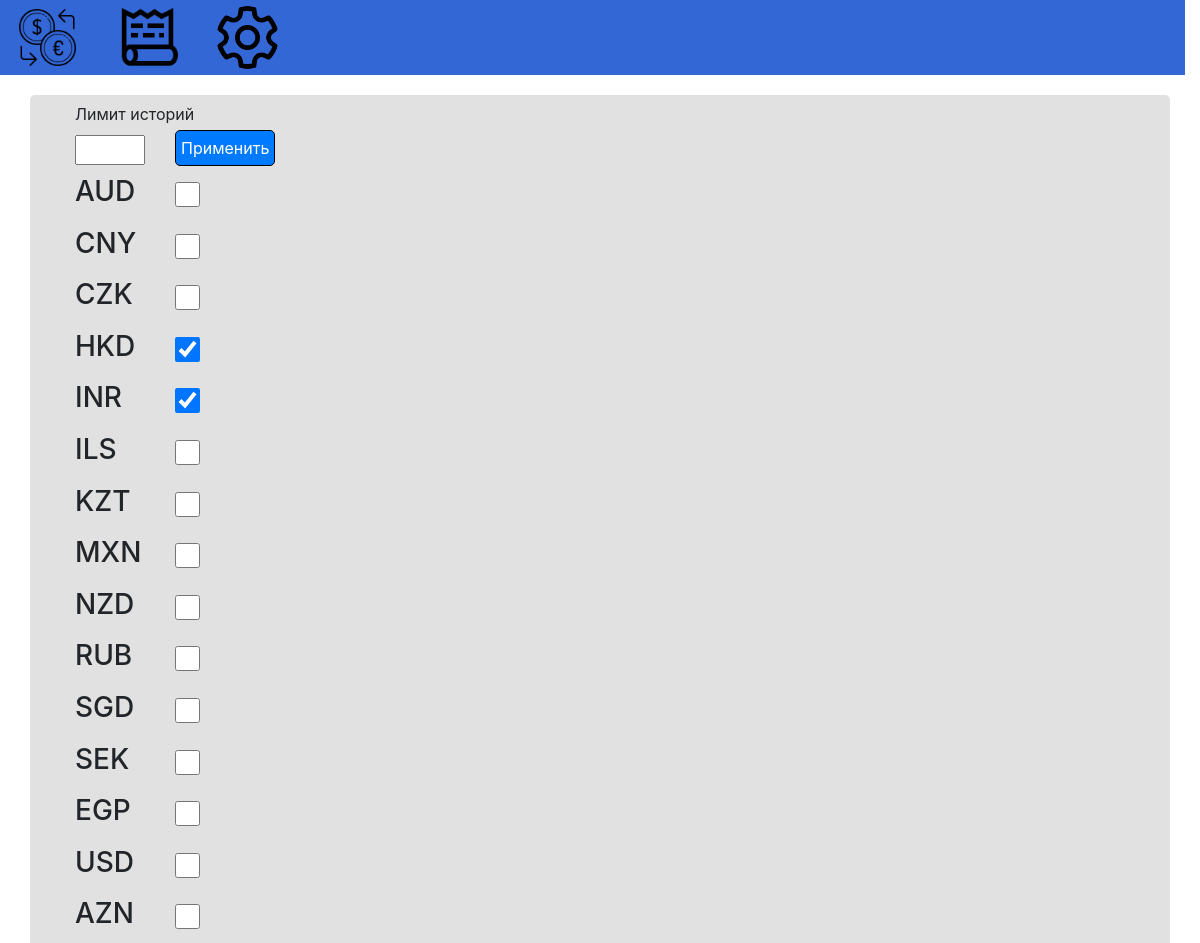
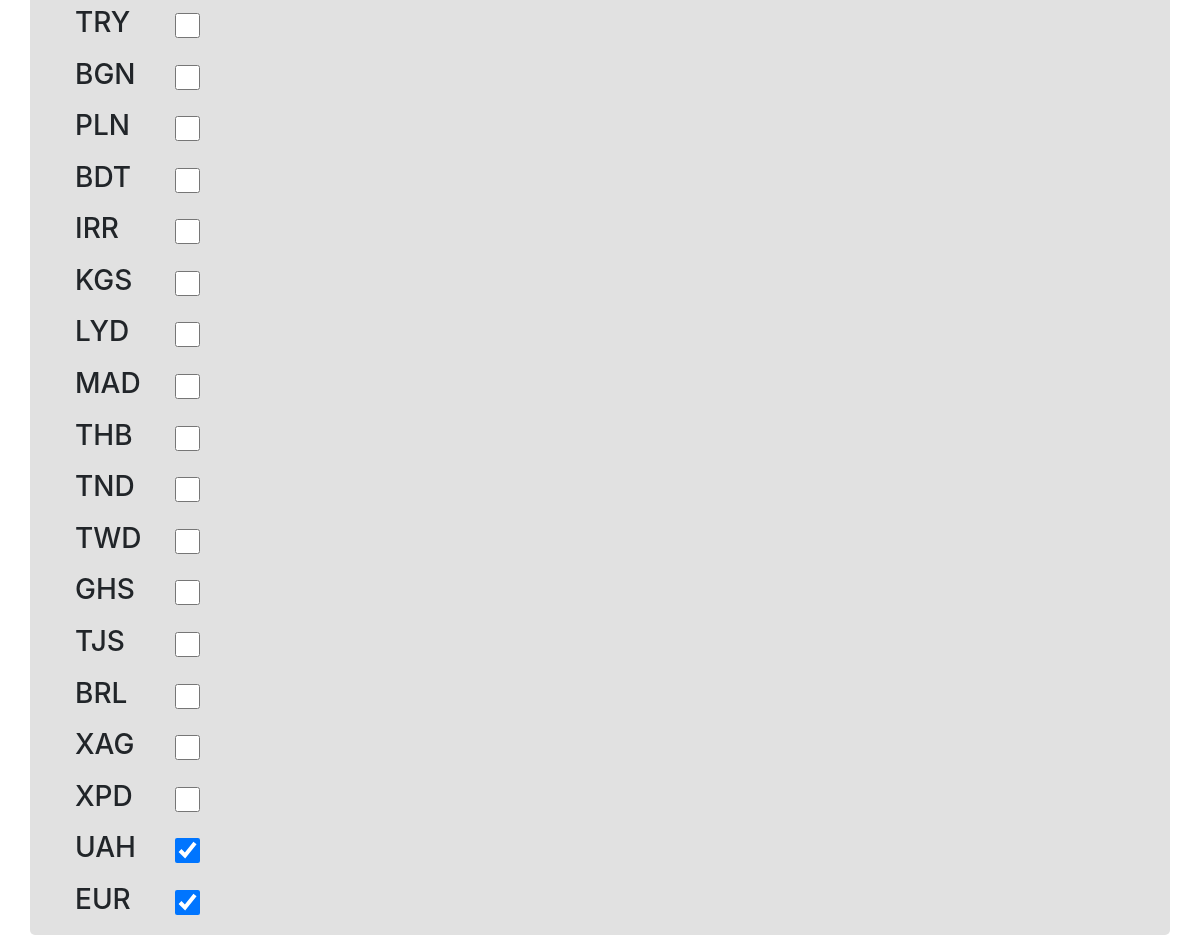
Page /cod/options.php on the committed database (2 pictures, top to bottom).
### tables this page shows
CREATE TABLE `valute` (
  `id` int(11) NOT NULL,
  `valute` varchar(100) NOT NULL,
  `base` int(11) NOT NULL,
  `convertt` int(11) NOT NULL
);

### cod/include/model.php (called while the page is built, shortened)
<?php include('database.php');
function GET_valute_convert($link){
  $selectSQL = "SELECT * FROM  `valute` WHERE base = 1";
  $selectResult = $link->query($selectSQL);
    if ($selectResult->num_rows > 0) {
    	 $array = array();
    	 while($result = $selectResult->fetch_assoc()){
    	 	array_push($array,$result);
    	 }
        return $array;
    }
    return false;
}
function GET_valute_convertt($link){
  $selectSQL = "SELECT * FROM  `valute`";
  $selectResult = $link->query($selectSQL);
    if ($selectResult->num_rows > 0) {
       $array = array();
       while($result = $selectResult->fetch_assoc()){
        array_push($array,$result);
       }
        return $array;
    }
    return false;
}
 ?>

### cod/include/controller.php (the view, shortened to what this page needs)
<?php
include('model.php');
	$valutes_get_convert = GET_valute_convert($link);
	$valutes_get_convertt =  GET_valute_convertt($link);
	 	foreach ($valutes_get_convertt as $valute) {
	 		if($valute['base'] == 1){
	 			$checked = 'checked';
	 		}else{
	 			$checked = '';
	 		}
 		$valute_convert_option .= '<div class="valute_opstion row"><div class="valuta"><h3>'.$valute['valute'].'</h3></div><input type="checkbox" '.$checked.' data-atr="'.$valute['valute'].'" class="checkbox"></input></div>'.PHP_EOL;
						}
 ?>

### cod/css/style.css (style rules this page uses)
body { padding: 0px; margin: 0px; }
.valute_opstion { margin-top: 10px; margin-left: 30px; }
.valuta { margin-right: 30px; }
.checkbox { width: 25px; height: 25px; margin-top: 7px; position: absolute; margin-left: 100px; }

### rows in the picture
valute: valute "AUD"
valute: valute "CNY"
valute: valute "CZK"
valute: valute "HKD"
valute: valute "INR"
valute: valute "ILS"
valute: valute "KZT"
valute: valute "MXN"
valute: valute "NZD"
valute: valute "RUB"
valute: valute "SGD"
valute: valute "SEK"
valute: valute "EGP"
valute: valute "USD"
valute: valute "AZN"
valute: valute "TRY"
valute: valute "BGN"
valute: valute "PLN"
valute: valute "BDT"
valute: valute "IRR"
valute: valute "KGS"
valute: valute "LYD"
valute: valute "MAD"
valute: valute "THB"
valute: valute "TND"
valute: valute "TWD"
valute: valute "GHS"
valute: valute "TJS"
valute: valute "BRL"
valute: valute "XAG"
valute: valute "XPD"
valute: valute "UAH"
valute: valute "EUR"
